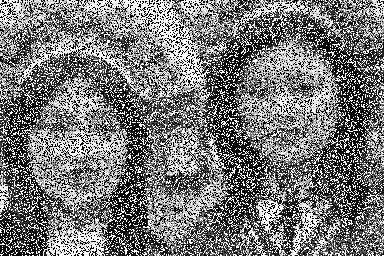
//> input picture saltnpepper.png, 384 x 256 px, given in place of Project2.mp4, which was not available
$ ./project2   (built with g++ and OpenCV 4)
//> lines starting //> are read from the running program, lines starting //| are printed output that depends on the picture; pictures that were not available may be replaced by others from this repository, and a replacement may not be noted
// 21900262 박경륜
// computer vision (02)

// project 2

#include "cv.hpp"
#include <iostream>

using namespace cv;
using namespace std;

int main() {
    Mat frame;
    VideoCapture cap;
    int fps, delay, length, key = 0;
    Ptr<BackgroundSubtractor> bg_model = createBackgroundSubtractorMOG2();
    Mat foregroundMask, backgroundImg, foregroundImg;

    // check if file exists. If none program ends
    if (cap.open("Project2.mp4") == 0) {
        cout << "no such file!" << endl;
        waitKey(0);
    }

    fps = cap.get(CAP_PROP_FPS);
    length = int(cap.get(CAP_PROP_FRAME_COUNT));
    delay = 1000 / fps;

    int duration = fps * length;


    // Loop to get each frames in video
    for (int i = 1; i <= duration; ++i) {
        cap >> frame;
//> frame is the input picture: 256 rows x 384 cols, CV_8UC3; min 0, max 255, mean 120.1

        if (frame.empty()) {
            cout << "end of video" << endl;
            break;
        }

        resize(frame, frame, Size(640, 480));
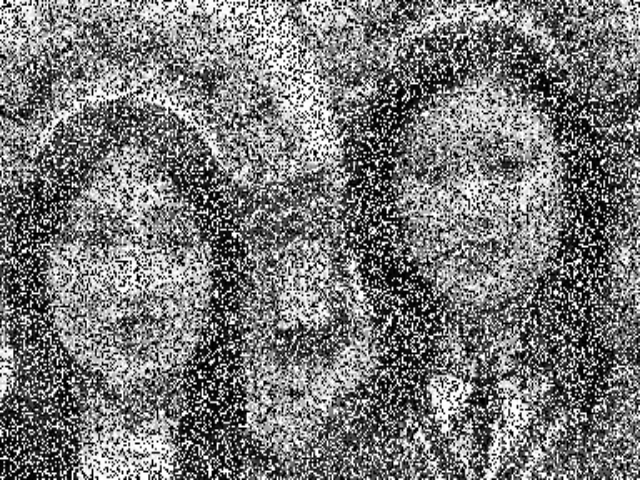
//> frame: 480 rows x 640 cols, CV_8UC3; min 0, max 255, mean 120
        if (foregroundMask.empty())foregroundMask.create(frame.size(), frame.type());
        // image: Next video frame. Floating point frame will be used without scaling and
        // should be in range [0,255].
        // foregroundMask: The output foreground mask as an 8-bit binary
        bg_model->apply(frame, foregroundMask);
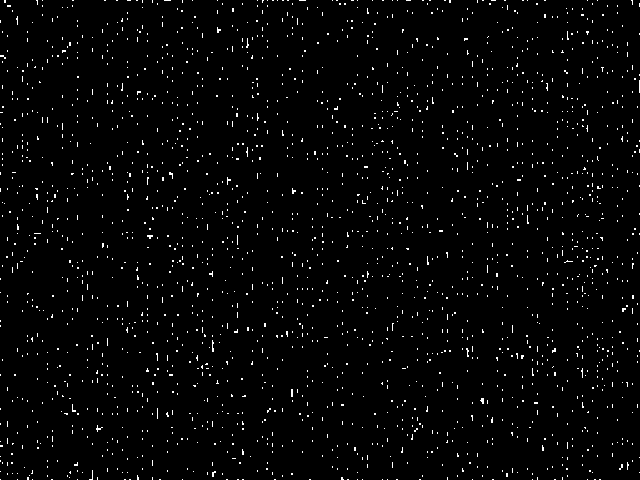
//> foregroundMask: 480 rows x 640 cols, CV_8UC1; values 127 (black) and 255 (white), 2.1% white in thin lines or dots
        GaussianBlur(foregroundMask, foregroundMask, Size(11, 11), 3.5, 3.5);
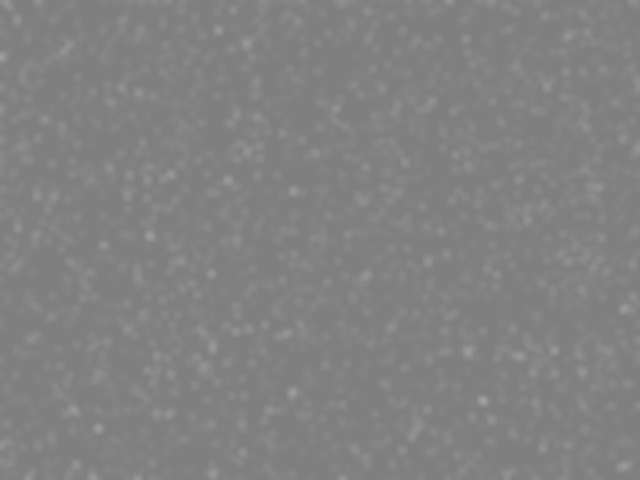
//> foregroundMask: 480 rows x 640 cols, CV_8UC1; min 127, max 161, mean 129.7
        threshold(foregroundMask, foregroundMask, 230, 255, THRESH_BINARY); // 200 넘으면 255
//> foregroundMask: 480 rows x 640 cols, CV_8UC1; every value is 0
        foregroundImg= Scalar::all(0);
        frame.copyTo(foregroundImg, foregroundMask);
//> foregroundImg: 480 rows x 640 cols, CV_8UC3; every value is 0
        // backgroundImg: The output background
        bg_model->getBackgroundImage(backgroundImg);

        int h = frame.rows;
//> h = 480
        int w = frame.cols;
//> w = 640

        for (int j = 0; j < h; j++)
            for (int k = 0; k < w; k++)
                if (foregroundImg.at<Vec3b>(j, k).val[0] != 0 || foregroundImg.at<Vec3b>(j, k).val[1] != 0 || foregroundImg.at<Vec3b>(j, k).val[2] != 0) {
                    putText(frame, format("Alert! Moving object!"), Point(0, 30), FONT_HERSHEY_SIMPLEX, 1.5, Scalar(255, 255, 255), 2);
                    break;
                }

        imshow("Project2 ", frame);

        waitKey(delay);
    }
}
